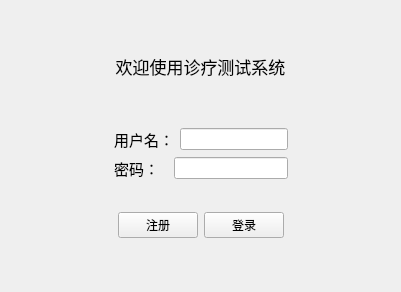
<?xml version="1.0" encoding="UTF-8"?>
<ui version="4.0">
 <class>LoginView</class>
 <widget class="QWidget" name="LoginView">
  <property name="geometry">
   <rect>
    <x>0</x>
    <y>0</y>
    <width>400</width>
    <height>292</height>
   </rect>
  </property>
  <property name="windowTitle">
   <string>登录</string>
  </property>
  <layout class="QFormLayout" name="formLayout">
   <item row="0" column="1">
    <spacer name="verticalSpacer_4">
     <property name="orientation">
      <enum>Qt::Orientation::Vertical</enum>
     </property>
     <property name="sizeHint" stdset="0">
      <size>
       <width>373</width>
       <height>37</height>
      </size>
     </property>
    </spacer>
   </item>
   <item row="1" column="0" colspan="2">
    <widget class="QLabel" name="label">
     <property name="font">
      <font>
       <pointsize>13</pointsize>
      </font>
     </property>
     <property name="text">
      <string>欢迎使用诊疗测试系统</string>
     </property>
     <property name="alignment">
      <set>Qt::AlignmentFlag::AlignCenter</set>
     </property>
    </widget>
   </item>
   <item row="2" column="1">
    <spacer name="verticalSpacer_3">
     <property name="orientation">
      <enum>Qt::Orientation::Vertical</enum>
     </property>
     <property name="sizeHint" stdset="0">
      <size>
       <width>373</width>
       <height>37</height>
      </size>
     </property>
    </spacer>
   </item>
   <item row="3" column="0" colspan="2">
    <layout class="QHBoxLayout" name="horizontalLayout_4">
     <item>
      <spacer name="horizontalSpacer">
       <property name="orientation">
        <enum>Qt::Orientation::Horizontal</enum>
       </property>
       <property name="sizeHint" stdset="0">
        <size>
         <width>40</width>
         <height>20</height>
        </size>
       </property>
      </spacer>
     </item>
     <item>
      <layout class="QVBoxLayout" name="verticalLayout">
       <item>
        <layout class="QHBoxLayout" name="horizontalLayout">
         <item>
          <widget class="QLabel" name="label_2">
           <property name="font">
            <font>
             <pointsize>11</pointsize>
            </font>
           </property>
           <property name="text">
            <string>用户名：</string>
           </property>
          </widget>
         </item>
         <item>
          <widget class="QLineEdit" name="inputUsername">
           <property name="minimumSize">
            <size>
             <width>0</width>
             <height>0</height>
            </size>
           </property>
          </widget>
         </item>
        </layout>
       </item>
       <item>
        <layout class="QHBoxLayout" name="horizontalLayout_2">
         <item>
          <widget class="QLabel" name="label_3">
           <property name="font">
            <font>
             <pointsize>11</pointsize>
            </font>
           </property>
           <property name="text">
            <string>密码：</string>
           </property>
          </widget>
         </item>
         <item>
          <spacer name="horizontalSpacer_5">
           <property name="orientation">
            <enum>Qt::Orientation::Horizontal</enum>
           </property>
           <property name="sizeType">
            <enum>QSizePolicy::Policy::Preferred</enum>
           </property>
           <property name="sizeHint" stdset="0">
            <size>
             <width>9</width>
             <height>20</height>
            </size>
           </property>
          </spacer>
         </item>
         <item>
          <widget class="QLineEdit" name="inputPassword">
           <property name="alignment">
            <set>Qt::AlignmentFlag::AlignLeading|Qt::AlignmentFlag::AlignLeft|Qt::AlignmentFlag::AlignVCenter</set>
           </property>
          </widget>
         </item>
        </layout>
       </item>
      </layout>
     </item>
     <item>
      <spacer name="horizontalSpacer_2">
       <property name="orientation">
        <enum>Qt::Orientation::Horizontal</enum>
       </property>
       <property name="sizeHint" stdset="0">
        <size>
         <width>40</width>
         <height>20</height>
        </size>
       </property>
      </spacer>
     </item>
    </layout>
   </item>
   <item row="4" column="1">
    <spacer name="verticalSpacer">
     <property name="orientation">
      <enum>Qt::Orientation::Vertical</enum>
     </property>
     <property name="sizeHint" stdset="0">
      <size>
       <width>373</width>
       <height>7</height>
      </size>
     </property>
    </spacer>
   </item>
   <item row="5" column="0" colspan="2">
    <layout class="QHBoxLayout" name="horizontalLayout_5">
     <item>
      <spacer name="horizontalSpacer_3">
       <property name="orientation">
        <enum>Qt::Orientation::Horizontal</enum>
       </property>
       <property name="sizeHint" stdset="0">
        <size>
         <width>40</width>
         <height>20</height>
        </size>
       </property>
      </spacer>
     </item>
     <item>
      <layout class="QHBoxLayout" name="horizontalLayout_3">
       <item>
        <widget class="QPushButton" name="btnSignUp">
         <property name="text">
          <string>注册</string>
         </property>
        </widget>
       </item>
       <item>
        <widget class="QPushButton" name="btnLogin">
         <property name="text">
          <string>登录</string>
         </property>
        </widget>
       </item>
      </layout>
     </item>
     <item>
      <spacer name="horizontalSpacer_4">
       <property name="orientation">
        <enum>Qt::Orientation::Horizontal</enum>
       </property>
       <property name="sizeHint" stdset="0">
        <size>
         <width>40</width>
         <height>20</height>
        </size>
       </property>
      </spacer>
     </item>
    </layout>
   </item>
   <item row="6" column="1">
    <spacer name="verticalSpacer_2">
     <property name="orientation">
      <enum>Qt::Orientation::Vertical</enum>
     </property>
     <property name="sizeHint" stdset="0">
      <size>
       <width>373</width>
       <height>37</height>
      </size>
     </property>
    </spacer>
   </item>
  </layout>
 </widget>
 <resources/>
 <connections/>
</ui>
